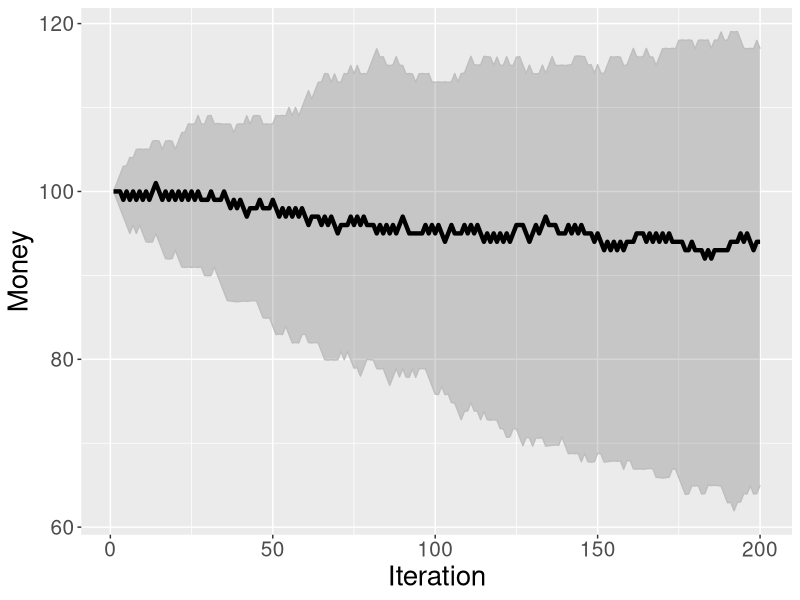
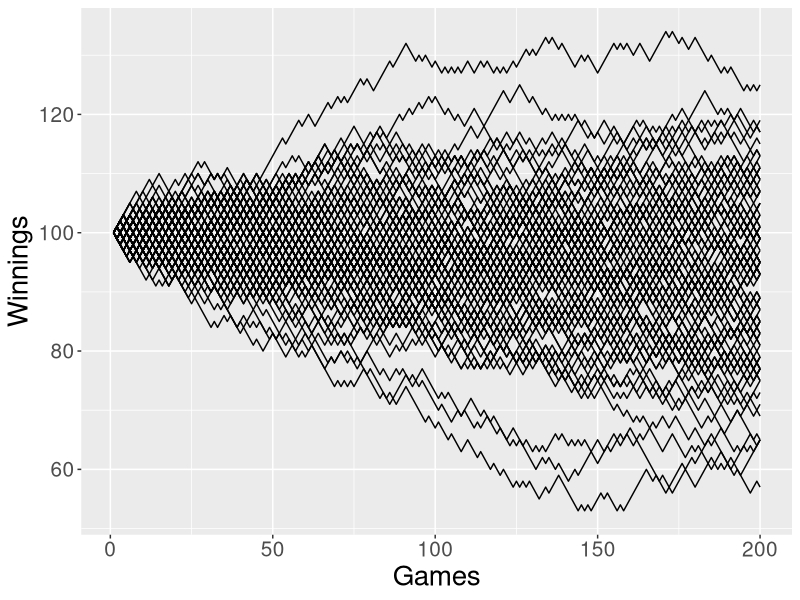

Recreate these plots in R, in order.

### Author: JMZ, modified from Logan and Wolesesnky "Mathematical Methods in Biology"
### Purpose: Simluate a casino game where you win or lose a dollar with a given probability
### This corresponds to Exercise 4 on page 318
### Modified 11/12/15

library(reshape2)
library(ggplot2)

houseWinProbability=0.52;  ### The probability of winning the card game
initialCash = 100 ### Initial cash on hand
nTimes = 200;	### the number of times you play

nSimulations = 100 ### the number of simulations

### Set up vector of results
winnings=array(0,dim=c(nTimes,nSimulations));
winnings[1,]=initialCash  # Set the first row of all simulations to 100.
### Loop through the each years and simulation, varying the birth and death rate
for (j in 1:nSimulations) {
  for (i in 2:nTimes) {
    if (runif(1)< houseWinProbability) {winnings[i,j]=winnings[i-1,j]-1}   # LOSING :-(
    else {winnings[i,j]=winnings[i-1,j]+1}   # WINNING :-)
    
    if (winnings[i,j]==0) break   # If you go broke, then exit the loop
  }
}

### Now loop through and make an ensemble plot of the results
quantVals = c(0.025,0.5,0.975);  # The CI we want to utilize
# Now loop through everything
outCI=array(dim = c(length(quantVals),nTimes));

for (i in 1:nTimes) {
  outCI[,i] = quantile(winnings[i,],quantVals);
  
}


#### Make a plot of the solution
# Plot your results
library(ggplot2)
library(reshape2)

data=data.frame(steps=1:nTimes,
                F =outCI[2,],
                L =outCI[1,],
                U =outCI[3,])
### Ensemble plot
ensemblePlot=ggplot(data,aes(x=steps,y=F)) +
  geom_ribbon(aes(ymin=L,ymax=U),alpha=0.2,colour='grey') +
  geom_line(size=1.5) +
  theme(plot.title = element_text(size=20),
        axis.title.x=element_text(size=20),
        axis.text.x=element_text(size=15),
        axis.text.y=element_text(size=15),
        axis.title.y=element_text(size=20)) +
  labs(x = "Iteration",y = "Money")

print(ensemblePlot)

####
data=data.frame(steps=1:nTimes,winnings =winnings)
melted=melt(winnings)
colnames(melted)=c("steps","iteration","winnings")
### Ensemble plot
ensemblePlot=ggplot(melted,aes(x=steps,y=winnings,group=iteration)) +
  geom_line() +
  theme(plot.title = element_text(size=20),
        axis.title.x=element_text(size=20),
        axis.text.x=element_text(size=15),
        axis.text.y=element_text(size=15),
        axis.title.y=element_text(size=20)) +
  labs(x = "Games",y = "Winnings")

print(ensemblePlot)










